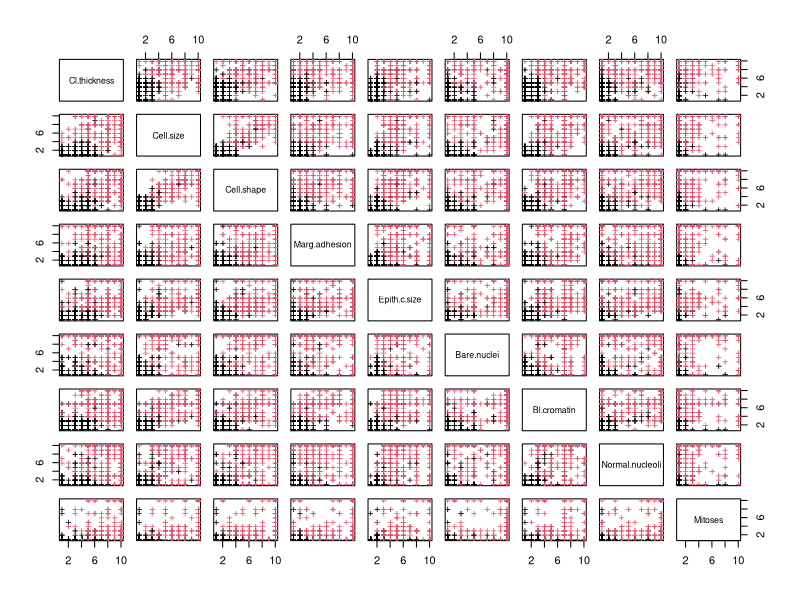
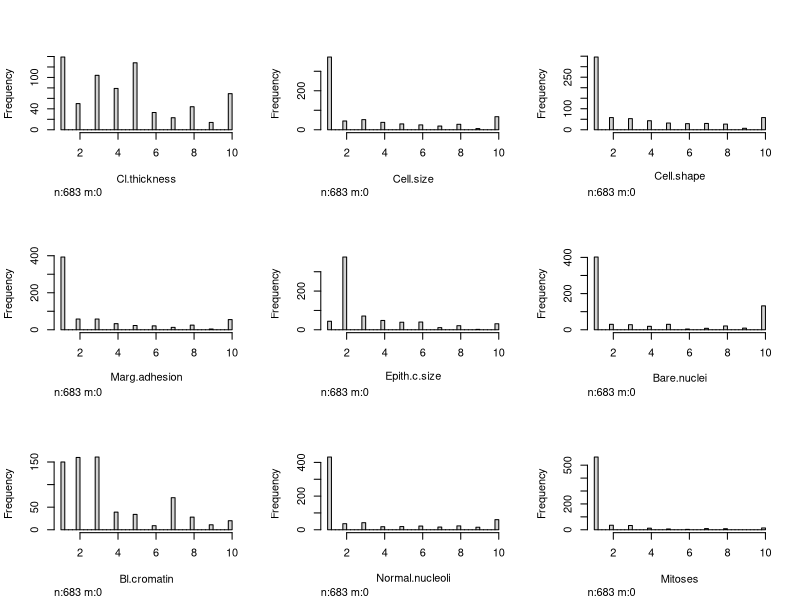
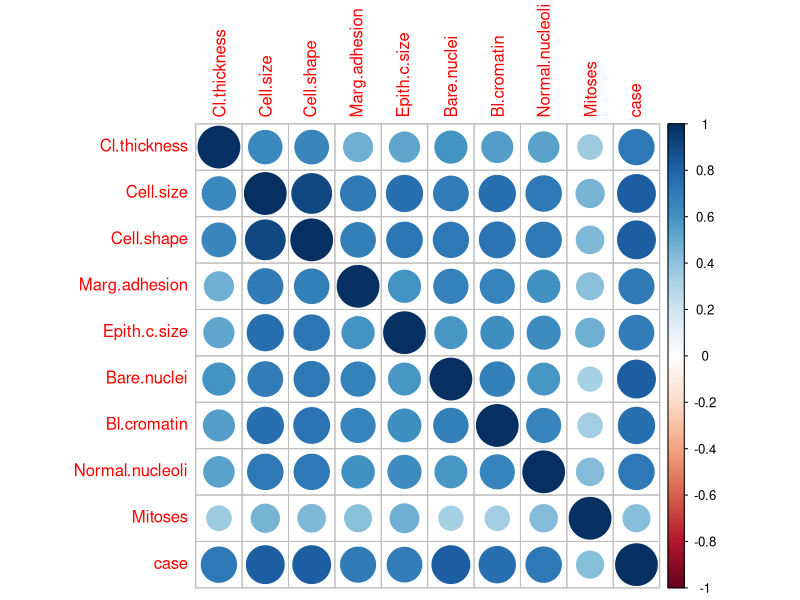
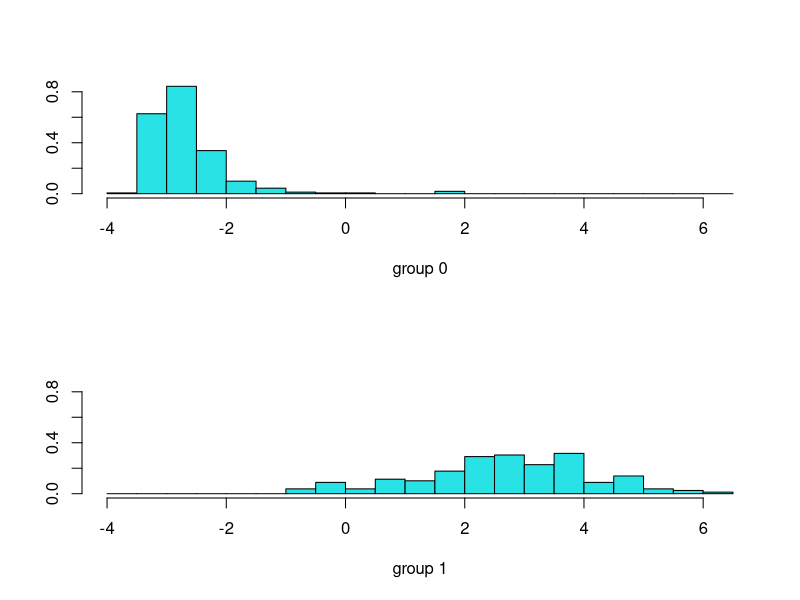
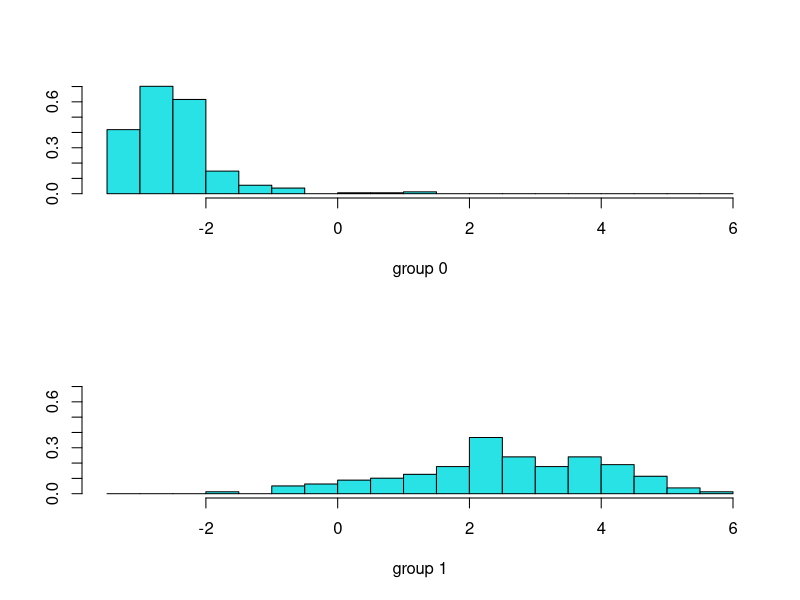
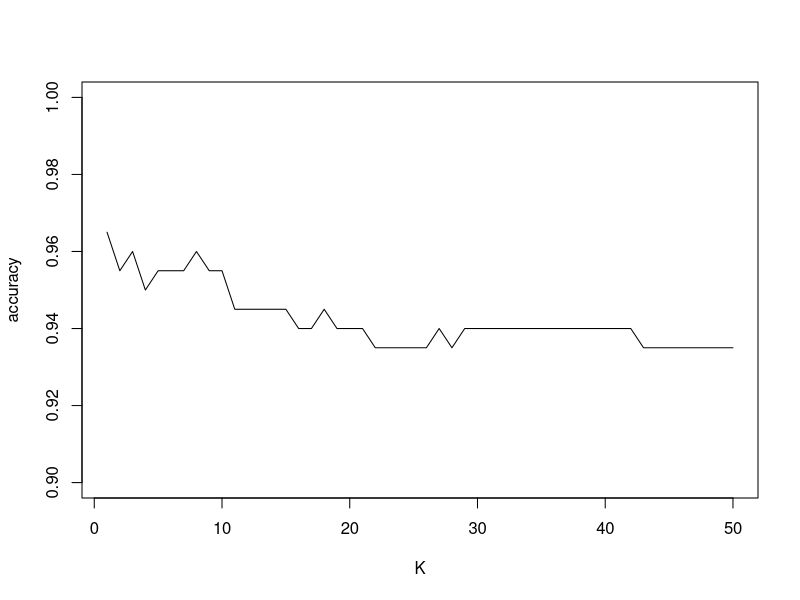
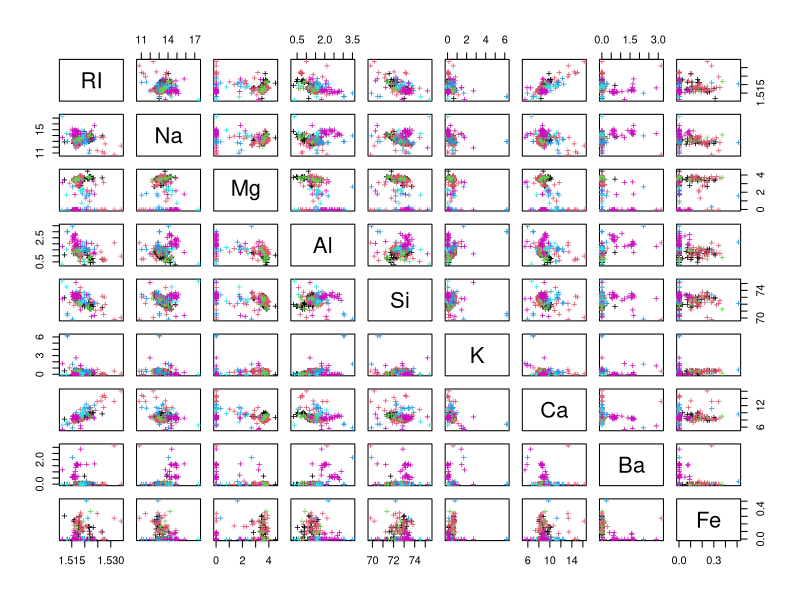
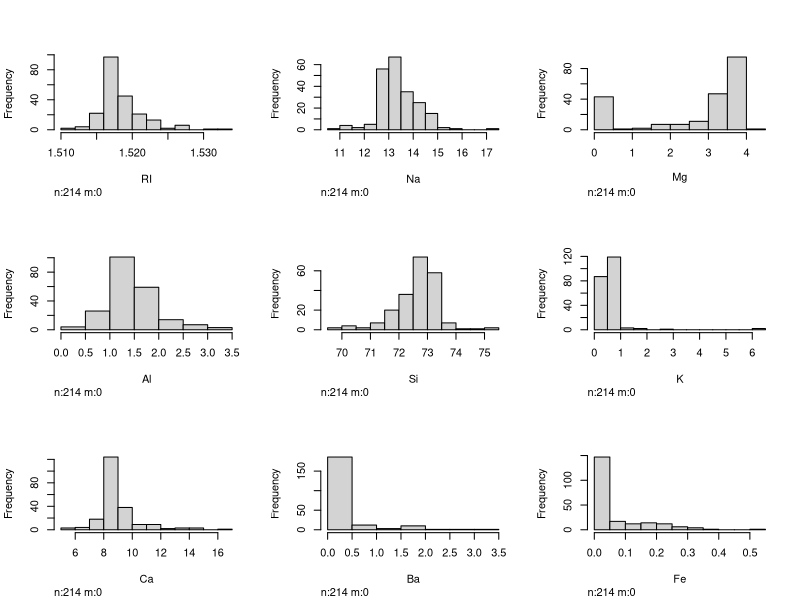

Recreate these plots in R, in order.
## ---- chunk 1
knitr::opts_chunk$set(echo = TRUE, warning=FALSE, message=FALSE)
## ---- chunk 2
library(mlbench) #install package first!!
library(corrplot)
library(MASS)
library(Hmisc)
library(class)
library(nnet)
library(glmnet)
## ---- chunk 3
data(BreastCancer)
head(BreastCancer)
dim(BreastCancer)

#make variables numeric (remove variable:ID) and save the data as a dataframe object
dat1 = matrix(as.numeric(as.matrix(BreastCancer[,2:10])), 699, 9) 
dat1 = data.frame(dat1)
colnames(dat1) <- colnames(BreastCancer)[2:10]
head(dat1)
dat1$case = as.numeric(BreastCancer$Class=="malignant")
## ---- chunk 4
#remove missing data (NA)
dat1 = na.omit(dat1)
dim(dat1) #check data dimension
## ---- chunk 5
pairs(dat1[,1:9], col=as.factor(dat1[,10]), pch="+")
## ---- chunk 6
hist.data.frame(dat1[,1:9])
## ---- chunk 7
#view variable correlations:
round(cor(dat1),2)
corrplot(cor(dat1))
## ---- chunk 8
as.data.frame(table(dat1$case))
## ---- chunk 9
set.seed(48763)
sample <- sample(c(TRUE, FALSE), nrow(dat1), replace=TRUE, prob=c(0.7,0.3))
train <- dat1[sample, ]
test <- dat1[!sample, ]
## ---- chunk 10
glm.fits <- glm(
    case ~  Cl.thickness + Cell.size + Cell.shape + Marg.adhesion + 
            Epith.c.size + Bare.nuclei + Bl.cromatin + Normal.nucleoli + 
            Mitoses,
    data = train, 
    family = binomial
  )
summary(glm.fits)
## ---- chunk 11
# Predicting on the training set
glm.probs <- predict(glm.fits, train, type = "response")
glm.pred <- rep(0, length(train$case))
glm.pred[glm.probs > .5] = 1
table(glm.pred, train$case)
mean(glm.pred == train$case)

# Predicting on the test set
glm.probs_test <- predict(glm.fits, test, type = "response")
glm.pred_test <- rep(0, length(test$case))
glm.pred_test[glm.probs_test > .5] = 1
table(glm.pred_test, test$case)
mean(glm.pred_test == test$case)
## ---- chunk 12
glm.fits <- glm(
    case ~  Cl.thickness + Cell.size + Marg.adhesion + 
            Epith.c.size + Bare.nuclei + Bl.cromatin + Normal.nucleoli + 
            Mitoses,
    data = train, 
    family = binomial
  )
summary(glm.fits)
## ---- chunk 13
glm.fits <- glm(
    case ~  Cl.thickness + Marg.adhesion + 
            Epith.c.size + Bare.nuclei + Bl.cromatin + Normal.nucleoli + 
            Mitoses,
    data = train, 
    family = binomial
  )
summary(glm.fits)
## ---- chunk 14
glm.fits <- glm(
    case ~  Cl.thickness + Marg.adhesion + 
            Bare.nuclei + Bl.cromatin + Normal.nucleoli + 
            Mitoses,
    data = train, 
    family = binomial
  )
summary(glm.fits)
## ---- chunk 15
glm.fits <- glm(
    case ~  Cl.thickness + Marg.adhesion + 
            Bare.nuclei + Bl.cromatin + Normal.nucleoli,
    data = train, 
    family = binomial
  )
summary(glm.fits)
## ---- chunk 16
# Predicting on the training set
glm.probs <- predict(glm.fits, train, type = "response")
glm.pred <- rep(0, length(train$case))
glm.pred[glm.probs > .5] = 1
table(glm.pred, train$case)
mean(glm.pred == train$case)

# Predicting on the test set
glm.probs_test <- predict(glm.fits, test, type = "response")
glm.pred_test <- rep(0, length(test$case))
glm.pred_test[glm.probs_test > .5] = 1
table(glm.pred_test, test$case)
mean(glm.pred_test == test$case)
## ---- chunk 17
lda.fit <- lda(case ~ Cl.thickness + Cell.size + Cell.shape + 
                      Marg.adhesion + Epith.c.size + Bare.nuclei + 
                      Bl.cromatin + Normal.nucleoli + Mitoses, 
               data = train)
lda.fit
plot(lda.fit)
## ---- chunk 18
# Predict on training set
lda.pred <- predict(lda.fit, train)
lda.class <- lda.pred$class
table(lda.class, train$case)
mean(lda.class == train$case)

# Predict on testing set
lda.pred_test <- predict(lda.fit, test)
lda.class <- lda.pred_test$class
table(lda.class, test$case)
mean(lda.class == test$case)
## ---- chunk 19
lda2.fit <- lda(case ~ Cl.thickness + Marg.adhesion + Bare.nuclei + 
                      Bl.cromatin + Normal.nucleoli, 
               data = train)
lda2.fit
plot(lda2.fit)
## ---- chunk 20
# Predict on training set
lda2.pred <- predict(lda2.fit, train)
lda2.class <- lda2.pred$class
table(lda2.class, train$case)
mean(lda2.class == train$case)

# Predict on testing set
lda2.pred_test <- predict(lda2.fit, test)
lda2.class <- lda2.pred_test$class
table(lda2.class, test$case)
mean(lda2.class == test$case)
## ---- chunk 21
qda.fit <- qda(case ~ Cl.thickness + Cell.size + Cell.shape + 
                      Marg.adhesion + Epith.c.size + Bare.nuclei + 
                      Bl.cromatin + Normal.nucleoli + Mitoses, 
               data = train)
qda.fit
## ---- chunk 22
# Predict on training set
qda.pred <- predict(qda.fit, train)
qda.class <- qda.pred$class
table(qda.class, train$case)
mean(qda.class == train$case)

# Predict on testing set
qda.pred_test <- predict(qda.fit, test)
qda.class <- qda.pred_test$class
table(qda.class, test$case)
mean(qda.class == test$case)
## ---- chunk 23
knn.pred <- knn(train, test, train$case, k = 1)
table(knn.pred, test$case)
mean(knn.pred == test$case)
## ---- chunk 24
accuracy = c()
K = c(1:50)
for(k in K)
{
  knn.pred <- knn(train, test, train$case, k = k)
  acc <- mean(knn.pred == test$case)
  accuracy <- c(accuracy, acc)
}
plot(K, accuracy, type = "l", ylim = c(0.9, 1))
## ---- chunk 25
data(Glass)
head(Glass)
## ---- chunk 26
#View(Glass)
summary(Glass)
## ---- chunk 27
pairs(Glass[,1:9], col=Glass[,10], pch="+") #view data (colored by glass type)
## ---- chunk 28
dat2 = data.frame(Glass)
hist.data.frame(dat2[,1:9])
## ---- chunk 29
round(cor(dat2[,1:9]),2) #only for numeric variables
corrplot(cor(dat2[,1:9]))
## ---- chunk 30
set.seed(48763)
sample <- sample(c(TRUE, FALSE), nrow(dat2), replace=TRUE, prob=c(0.7,0.3))
train <- dat2[sample, ]
test <- dat2[!sample, ]
train.x <- as.matrix(train[1:9])
train.y <- as.matrix(train[10])
test.x <- as.matrix(test[1:9])
test.y <- as.matrix(test[10])
## ---- chunk 31
# fitting via glmnet
mod.glmnet <- glmnet::glmnet(
  x = train.x, 
  y = train.y,
  family = "multinomial"
)
## ---- chunk 32
# Predicting on the training set
predicted_classes <-predict(object = mod.glmnet, 
                            newx = train.x, 
                            type = "class")
mean(predicted_classes == train$Type) # Model accuracy

# Predicting on the test set
predicted_classes <-predict(object = mod.glmnet, 
                            newx = test.x, 
                            type = "class")
mean(predicted_classes == test$Type) # Model accuracy
## ---- chunk 33
lda.fit <- lda(Type ~ RI + Na + Mg + Al + Si + K + Ca + Ba + Fe,
               data = train)
lda.fit
plot(lda.fit)
## ---- chunk 34
# Predict on training set
lda.pred <- predict(lda.fit, train)
lda.class <- lda.pred$class
table(lda.class, train$Type)
mean(lda.class == train$Type)

# Predict on testing set
lda.pred_test <- predict(lda.fit, test)
lda.class <- lda.pred_test$class
table(lda.class, test$Type)
mean(lda.class == test$Type)
## ---- chunk 35
knn.pred <- knn(train, test, train$Type, k = 1)
table(knn.pred, test$Type)
mean(knn.pred == test$Type)
## ---- chunk 36
accuracy = c()
K = c(1:50)
for(k in K)
{
  knn.pred <- knn(train, test, train$Type, k = k)
  acc <- mean(knn.pred == test$Type)
  accuracy <- c(accuracy, acc)
}
plot(K, accuracy, type = "l", ylim = c(0.7, 1))
